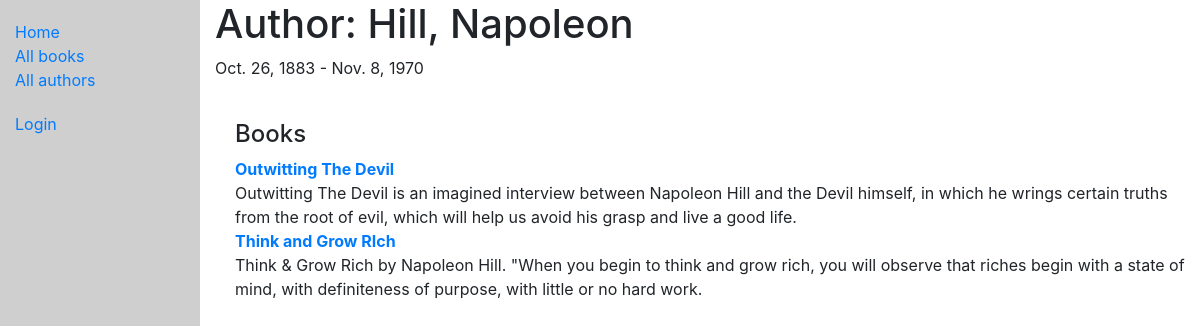
The app's page /catalog/author/1 with its own data.
### catalog/models.py (models this page shows, shortened)
class Author(models.Model):
    first_name = models.CharField(max_length=100)
    last_name = models.CharField(max_length=100)
    date_of_birth = models.DateField(null=True, blank=True)
    date_of_death = models.DateField('died', null=True, blank=True)
    class Meta:
        ordering = ['last_name', 'first_name']

class Book(models.Model):
    title = models.CharField(max_length=200)
    author = models.ForeignKey('Author', on_delete=models.SET_NULL, null=True)
    summary = models.TextField(max_length=1000, help_text='Enter a brief description of the book')
    isbn = models.CharField('ISBN', max_length=13, help_text='13 Character <a href="https://www.isbn-international.org/content/what-isbn">ISBN number</a>')
    genre = models.ManyToManyField(Genre, help_text='Select a genre for this book')
    language = models.ForeignKey('Language', on_delete=models.SET_NULL, null=True)
    class Meta:
        ordering = ['title', 'author']
    def display_genre(self):
        """Creates a string for the Genre. This is required to display genre in Admin"""
        return ', '.join([genre.name for genre in self.genre.all()[:3]])
    display_genre.short_description = 'Genre'
    def get_absolute_url(self):
        return reverse('book-detail', args=[str(self.id)])

### catalog/views.py (the view)
# urls.py: path('author/<int:pk>', views.AuthorDetailView.as_view(), name='author-detail'),
class AuthorDetailView(generic.DetailView):
    model = Author

### catalog/templates/catalog/author_detail.html (shortened to what this page needs)
{% extends "basic_generic.html" %}
{% block sidebar %}
    <ul class="sidebar-nav">
        <li><a href="{% url 'index' %}">Home</a></li>
        <li><a href="{% url 'books' %}">All books</a></li>
        <li><a href="{% url 'authors' %}">All authors</a></li>
    </ul>
    <ul class="sidebar-nav">
            {% if user.is_authenticated %}
                <li>User: {{ user.get_username }}</li>
                <li><a href="{% url 'my-borrowed' %}">My Borrowed</a></li>
                <li><a href="{% url 'logout' %}?next={{request.path}}">Logout</a></li>
            {% else %}
                <li><a href="{% url 'login'%}?next={{ request.path }}">Login</a></li>
            {% endif %}
    </ul>
{% endblock %}
{% block content %}
    <h1>Author: {{ author.last_name }}, {{ author.first_name }}</h1>
    <p>{{author.date_of_birth}} - {{author.date_of_death}}</p>
    <div style="margin-left:20px;margin-top:40px">
        <h4>Books</h4>
        {% for book in author.book_set.all %}
            <p style="margin: 0" class="text-success"><a href="{{ book.get_absolute_url }}"><strong>{{ book.title }}</strong></a></p>
            <p style="margin: 0">{{ book.summary }}</p>
        {% endfor %}
    </div>
{% endblock %}

### catalog/static/css/styles.css (style rules this page uses)
.sidebar-nav { margin-top: 20px; padding: 0; list-style: none; }
a { style: btn btn-link; }

### records on screen
Author: last_name "Hill", first_name "Napoleon", date_of_birth "Oct. 26, 1883", date_of_death "Nov. 8, 1970"
Book: title "Outwitting The Devil", summary "Outwitting The Devil is an imagined interview between Napoleon Hill and the Devil himself, in which he wrings certain truths from the root of evil, which will help us avoid his grasp and live a good life."
Book: title "Think and Grow RIch", summary "Think & Grow Rich by Napoleon Hill. \"When you begin to think and grow rich, you will observe that riches begin with a state of mind, with definiteness of purpose, with little or no hard work."
